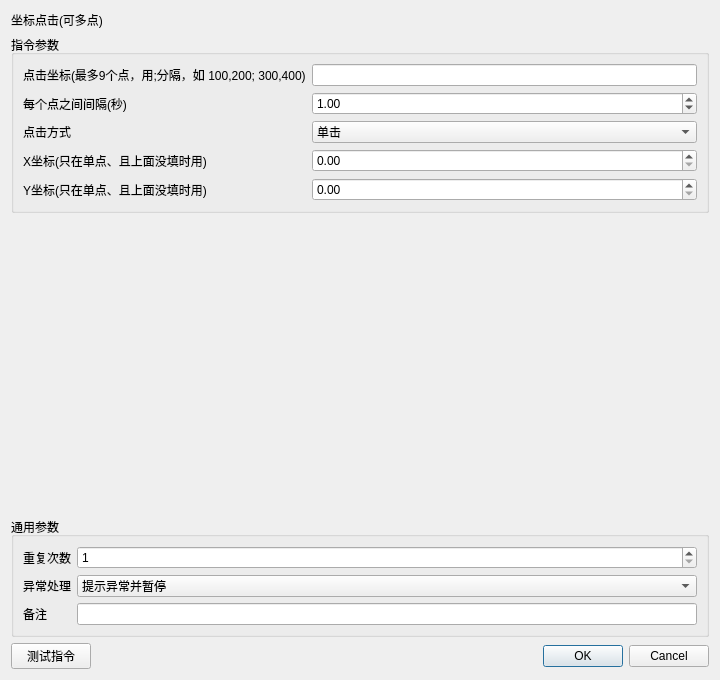
<?xml version="1.0" encoding="UTF-8"?><ui version="4.0"><class>InstructionEditor</class><widget class="QDialog" name="InstructionEditor"><property name="geometry"><rect><x>0</x><y>0</y><width>720</width><height>680</height></rect></property><layout class="QVBoxLayout" name="rootLayout"><item><widget class="QLabel" name="titleLabel"><property name="text"><string>坐标点击(可多点)</string></property></widget></item><item><widget class="QGroupBox" name="parameterGroupBox"><property name="title"><string>指令参数</string></property><layout class="QFormLayout" name="parameterFormLayout"><item row="0" column="0"><widget class="QLabel" name="label_0"><property name="text"><string>点击坐标(最多9个点，用;分隔，如 100,200; 300,400)</string></property></widget></item><item row="0" column="1"><widget class="QLineEdit" name="parameter_0"><property name="text"><string></string></property></widget></item><item row="1" column="0"><widget class="QLabel" name="label_1"><property name="text"><string>每个点之间间隔(秒)</string></property></widget></item><item row="1" column="1"><widget class="QDoubleSpinBox" name="parameter_1"><property name="minimum"><double>0</double></property><property name="maximum"><double>1000000</double></property><property name="value"><double>1</double></property></widget></item><item row="2" column="0"><widget class="QLabel" name="label_2"><property name="text"><string>点击方式</string></property></widget></item><item row="2" column="1"><widget class="QComboBox" name="parameter_2"><item><property name="text"><string>单击</string></property></item><item><property name="text"><string>双击</string></property></item><item><property name="text"><string>右键</string></property></item><property name="currentIndex"><number>0</number></property></widget></item><item row="3" column="0"><widget class="QLabel" name="label_3"><property name="text"><string>X坐标(只在单点、且上面没填时用)</string></property></widget></item><item row="3" column="1"><widget class="QDoubleSpinBox" name="parameter_3"><property name="minimum"><double>0</double></property><property name="maximum"><double>1000000</double></property><property name="value"><double>0</double></property></widget></item><item row="4" column="0"><widget class="QLabel" name="label_4"><property name="text"><string>Y坐标(只在单点、且上面没填时用)</string></property></widget></item><item row="4" column="1"><widget class="QDoubleSpinBox" name="parameter_4"><property name="minimum"><double>0</double></property><property name="maximum"><double>1000000</double></property><property name="value"><double>0</double></property></widget></item></layout></widget></item><item><spacer name="verticalSpacer"><property name="orientation"><enum>Qt::Vertical</enum></property><property name="sizeHint" stdset="0"><size><width>20</width><height>20</height></size></property></spacer></item>
<item><widget class="QGroupBox" name="commonGroupBox"><property name="title"><string>通用参数</string></property><layout class="QFormLayout" name="commonFormLayout">
<item row="0" column="0"><widget class="QLabel" name="repeatLabel"><property name="text"><string>重复次数</string></property></widget></item><item row="0" column="1"><widget class="QSpinBox" name="repeatSpinBox"><property name="minimum"><number>1</number></property><property name="maximum"><number>999999</number></property><property name="value"><number>1</number></property></widget></item>
<item row="1" column="0"><widget class="QLabel" name="errorPolicyLabel"><property name="text"><string>异常处理</string></property></widget></item><item row="1" column="1"><widget class="QComboBox" name="errorPolicyComboBox"><item><property name="text"><string>自动跳过</string></property></item><item><property name="text"><string>提示异常并暂停</string></property></item><item><property name="text"><string>提示异常并停止</string></property></item><property name="currentIndex"><number>1</number></property></widget></item>
<item row="2" column="0"><widget class="QLabel" name="noteLabel"><property name="text"><string>备注</string></property></widget></item><item row="2" column="1"><widget class="QLineEdit" name="noteEdit"/></item>
</layout></widget></item>
<item><layout class="QHBoxLayout" name="footerLayout"><item><widget class="QPushButton" name="testButton"><property name="text"><string>测试指令</string></property></widget></item><item><spacer name="footerSpacer"><property name="orientation"><enum>Qt::Horizontal</enum></property><property name="sizeHint" stdset="0"><size><width>40</width><height>20</height></size></property></spacer></item><item><widget class="QDialogButtonBox" name="buttonBox"><property name="standardButtons"><set>QDialogButtonBox::Cancel|QDialogButtonBox::Ok</set></property></widget></item></layout></item>
</layout></widget><resources/><connections/></ui>
